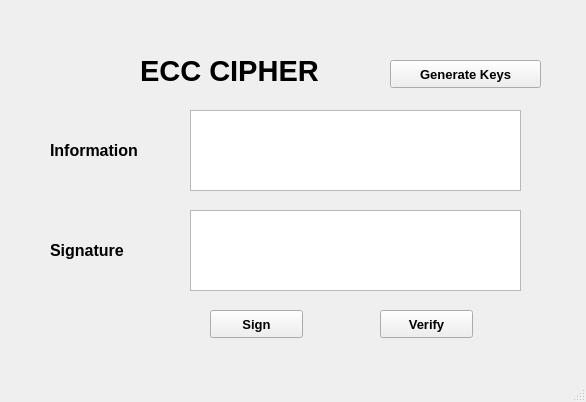
<?xml version="1.0" encoding="UTF-8"?>
<ui version="4.0">
 <class>MainWindow</class>
 <widget class="QMainWindow" name="MainWindow">
  <property name="geometry">
   <rect>
    <x>0</x>
    <y>0</y>
    <width>586</width>
    <height>402</height>
   </rect>
  </property>
  <property name="windowTitle">
   <string>MainWindow</string>
  </property>
  <widget class="QWidget" name="centralwidget">
   <widget class="QPushButton" name="btn_sign">
    <property name="geometry">
     <rect>
      <x>210</x>
      <y>310</y>
      <width>93</width>
      <height>28</height>
     </rect>
    </property>
    <property name="font">
     <font>
      <pointsize>10</pointsize>
      <weight>75</weight>
      <bold>true</bold>
     </font>
    </property>
    <property name="text">
     <string>Sign</string>
    </property>
   </widget>
   <widget class="QPushButton" name="btn_gen_keys">
    <property name="geometry">
     <rect>
      <x>390</x>
      <y>60</y>
      <width>151</width>
      <height>28</height>
     </rect>
    </property>
    <property name="font">
     <font>
      <pointsize>10</pointsize>
      <weight>75</weight>
      <bold>true</bold>
     </font>
    </property>
    <property name="text">
     <string>Generate Keys</string>
    </property>
   </widget>
   <widget class="QTextEdit" name="txt_sign">
    <property name="geometry">
     <rect>
      <x>190</x>
      <y>210</y>
      <width>331</width>
      <height>81</height>
     </rect>
    </property>
   </widget>
   <widget class="QTextEdit" name="txt_info">
    <property name="geometry">
     <rect>
      <x>190</x>
      <y>110</y>
      <width>331</width>
      <height>81</height>
     </rect>
    </property>
   </widget>
   <widget class="QLabel" name="label_5">
    <property name="geometry">
     <rect>
      <x>50</x>
      <y>230</y>
      <width>131</width>
      <height>41</height>
     </rect>
    </property>
    <property name="font">
     <font>
      <pointsize>12</pointsize>
      <weight>75</weight>
      <bold>true</bold>
     </font>
    </property>
    <property name="text">
     <string>Signature</string>
    </property>
   </widget>
   <widget class="QLabel" name="label">
    <property name="geometry">
     <rect>
      <x>140</x>
      <y>30</y>
      <width>331</width>
      <height>81</height>
     </rect>
    </property>
    <property name="font">
     <font>
      <pointsize>22</pointsize>
      <weight>75</weight>
      <bold>true</bold>
     </font>
    </property>
    <property name="text">
     <string>ECC CIPHER</string>
    </property>
   </widget>
   <widget class="QLabel" name="label_3">
    <property name="geometry">
     <rect>
      <x>50</x>
      <y>130</y>
      <width>131</width>
      <height>41</height>
     </rect>
    </property>
    <property name="font">
     <font>
      <pointsize>12</pointsize>
      <weight>75</weight>
      <bold>true</bold>
     </font>
    </property>
    <property name="text">
     <string>Information</string>
    </property>
   </widget>
   <widget class="QPushButton" name="btn_verify">
    <property name="geometry">
     <rect>
      <x>380</x>
      <y>310</y>
      <width>93</width>
      <height>28</height>
     </rect>
    </property>
    <property name="font">
     <font>
      <pointsize>10</pointsize>
      <weight>75</weight>
      <bold>true</bold>
     </font>
    </property>
    <property name="text">
     <string>Verify</string>
    </property>
   </widget>
  </widget>
  <widget class="QMenuBar" name="menubar">
   <property name="geometry">
    <rect>
     <x>0</x>
     <y>0</y>
     <width>586</width>
     <height>26</height>
    </rect>
   </property>
  </widget>
  <widget class="QStatusBar" name="statusbar"/>
 </widget>
 <resources/>
 <connections/>
</ui>
